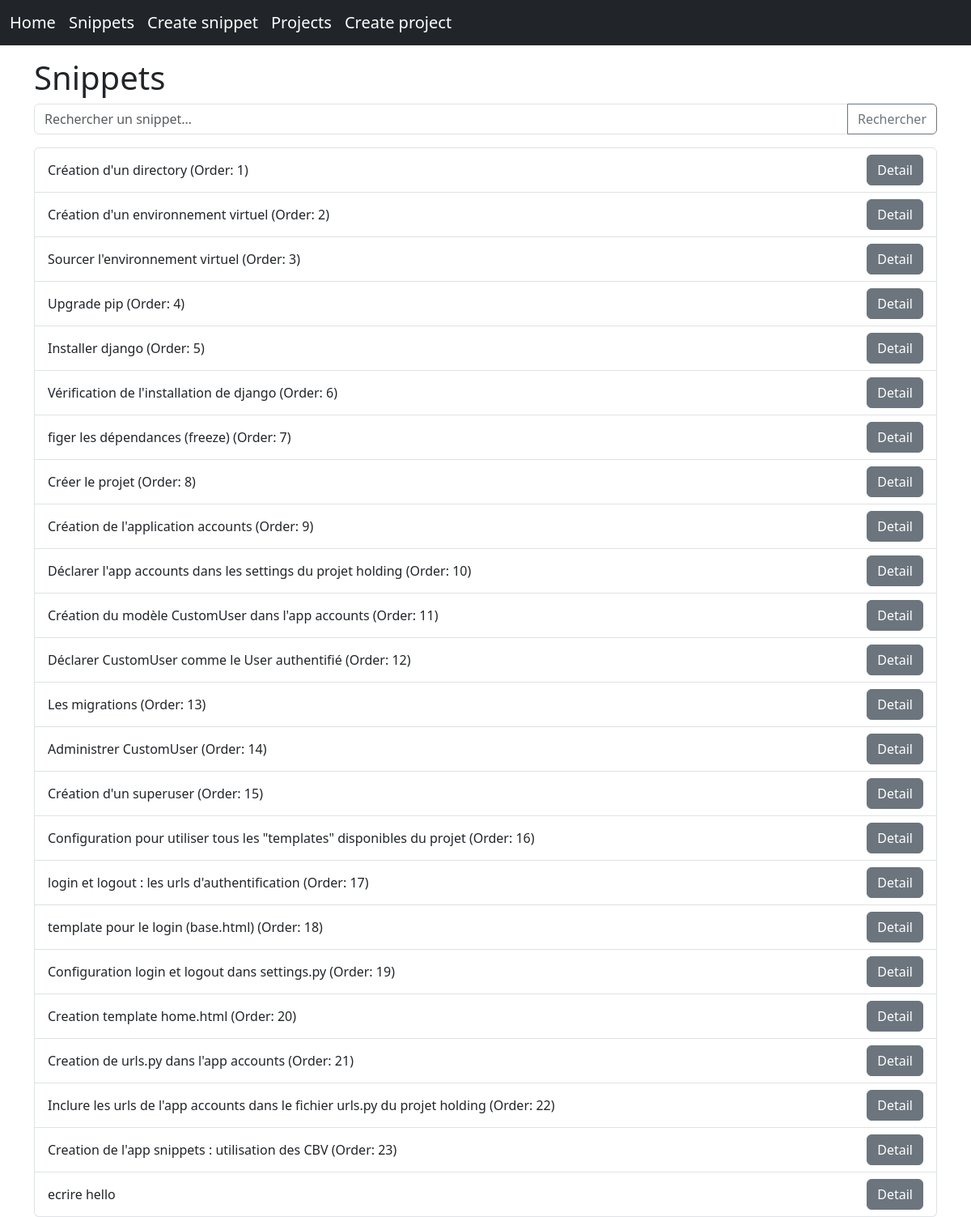
/snippets/, run on the app's committed database.
### snippets/models.py (models this page shows, shortened)
class Snippet(models.Model):
    title = models.CharField(max_length=100, unique=True)
    slug = models.SlugField(max_length=120, unique=True, blank=True)
    order = models.PositiveIntegerField(blank=True, null=True)
    code = models.TextField()
    created_at = models.DateTimeField(auto_now_add=True)
    location = models.CharField(
        max_length=100,
        blank=True,
        help_text="Où utiliser ce snippet (ex: shell, venv, settings.py, views.py)"
    )
    description = models.TextField(
        blank=True,
        help_text="Commentaires et explications"
    )
    class Meta:
        ordering = ["order", "created_at"]

### snippets/views.py (the view, shortened to what this page needs)
# urls.py: path('', SnippetListView.as_view(), name='snippet_list'),
class SnippetListView(ListView):
    model = Snippet
    template_name = 'snippets/snippet_list.html'
    context_object_name = 'snippets'
    def get_queryset(self):
        qs = (
            Snippet.objects
            .annotate(has_order=Coalesce("order", 999999))
            .order_by("has_order", "-created_at")
        )
        query = self.request.GET.get("q")
        return qs

### snippets/templates/snippets/snippet_list.html (shortened to what this page needs)
{% extends "base.html" %}
{% block content %}
<h1>Snippets</h1>
<form method="get" class="mb-3">
    <div class="input-group">
        <input
            type="text"
            name="q"
            class="form-control"
            placeholder="Rechercher un snippet…"
            value="{{ request.GET.q }}"
        >
        <button class="btn btn-outline-secondary">Rechercher</button>
    </div>
</form>
<ul class="list-group">
    {% for snippet in snippets %}
        <li class="list-group-item d-flex justify-content-between align-items-center">
            {{ snippet.title }}
            {% if snippet.order %}
              (Order: {{ snippet.order }})
            {% endif %}
            <a class="btn btn-secondary" href="{% url 'snippet_detail' snippet.slug %}">
                Detail
            </a>
        </li>
    {% empty %}
        <li class="list-group-item">Aucun snippet.</li>
    {% endfor %}
</ul>
{% endblock %}

### data on the page
Snippet: title "Création d'un directory", order "1"
Snippet: title "Création d'un environnement virtuel", order "2"
Snippet: title "Sourcer l'environnement virtuel", order "3"
Snippet: title "Upgrade pip", order "4"
Snippet: title "Installer django", order "5"
Snippet: title "Vérification de l'installation de django", order "6"
Snippet: title "figer les dépendances (freeze)", order "7"
Snippet: title "Créer le projet", order "8"
Snippet: title "Création de l'application accounts", order "9"
Snippet: title "Déclarer l'app accounts dans les settings du projet holding", order "10"
Snippet: title "Création du modèle CustomUser dans l'app accounts", order "11"
Snippet: title "Déclarer CustomUser comme le User authentifié", order "12"
Snippet: title "Les migrations", order "13"
Snippet: title "Administrer CustomUser", order "14"
Snippet: title "Création d'un superuser", order "15"
Snippet: title "Configuration pour utiliser tous les \"templates\" disponibles du projet", order "16"
Snippet: title "login et logout : les urls d'authentification", order "17"
Snippet: title "template pour le login (base.html)", order "18"
Snippet: title "Configuration login et logout dans settings.py", order "19"
Snippet: title "Creation template home.html", order "20"
Snippet: title "Creation de urls.py dans l'app accounts", order "21"
Snippet: title "Inclure les urls de l'app accounts dans le fichier urls.py du projet holding", order "22"
Snippet: title "Creation de l'app snippets : utilisation des CBV", order "23"
Snippet: title "ecrire hello"
